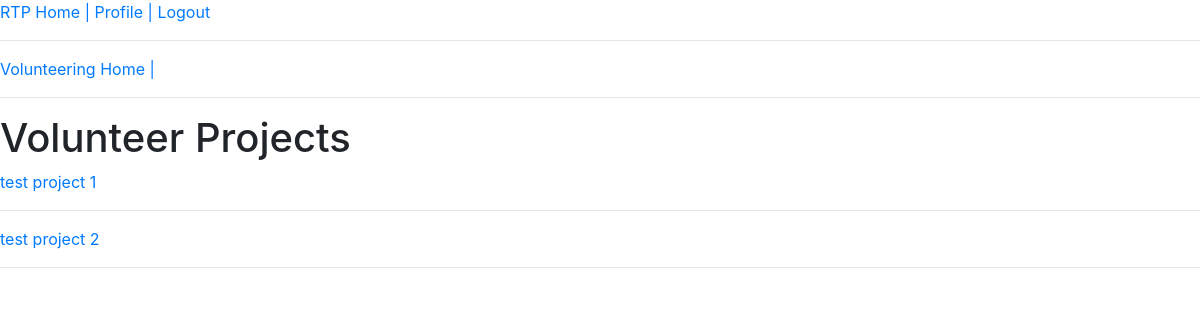
/volunteering/all/ (signed in), run on the app's committed database.
### volunteering/models.py (models this page shows, shortened)
class VolunteerProject(models.Model):
    title = models.CharField(max_length=255)
    tagline = models.CharField(max_length=255, default='No Tag Line', null=True)
    tags = models.ManyToManyField(CategoryTag)

### volunteering/views.py (the view)
# urls.py: path('all/', ProjectListView.as_view(), name='all_volunteer_projects'),
class ProjectListView(ListView):
    model = VolunteerProject
    template_name = 'volunteering/volunteer_projects_list.html'
    context_object_name = 'projects'

### volunteering/templates/volunteering/volunteer_projects_list.html
{% extends "volunteering/base.html" %}
{% block content %}
{% if not projects %}
    There are no volunteer projects
{% else %}
    <h1>Volunteer Projects</h1>
    {% for project in projects %}
        <a href="{% url 'volunteering:project_detail' project.pk %}">{{ project.title }}</a>
        <br>
        <hr>
    {% endfor %}
{% endif %}
{% endblock content %}

### sitecore/templates/sitecore/base.html (style rules this page uses)
body { font-family: sans-serif; }

### data on the page
VolunteerProject: title "test project 1"
VolunteerProject: title "test project 2"
